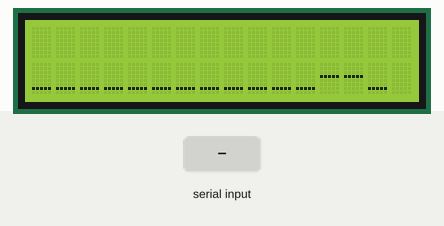
Bench run of a sketch on a simulated Arduino Uno, built with avr-gcc and run on an emulated ATmega328P. Parts: 16×2 character LCD. The test bench sets the inputs (shaded band). Random numbers use the default seed unless the sketch sets one; what the sketch prints to the serial monitor is not drawn.

Above: at 1.0 s.
1.1 s: "a" received over Serial
At 1.25 s:
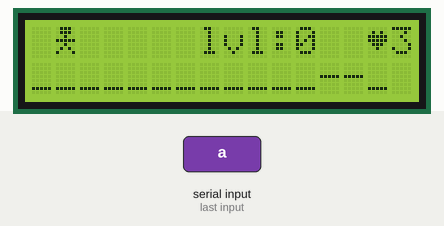
5.6 s: "a" received over Serial
At 6.04 s:
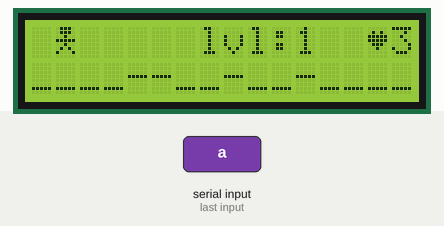
8.6 s: "a" received over Serial
At 8.97 s:
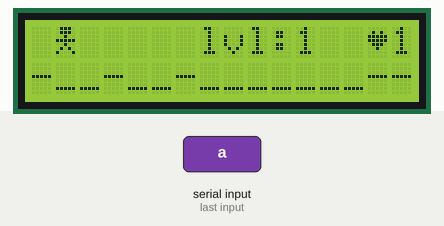
11.6 s: "b" received over Serial
At 20.1 s:
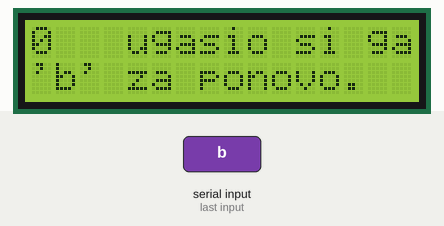
Timing chart, 0 to 20.7 s (numbered marks = the images above; inputs shaded):
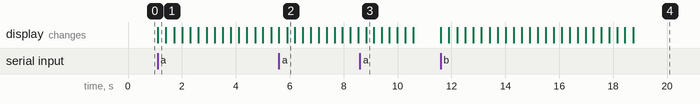

The sketch:

igrica_final_16.ino
```cpp
#include<LiquidCrystal.h>

LiquidCrystal lcd(8,9,4,5,6,7);
byte ciko1 [8] = {
B01110 ,
B01110 ,
B00100 ,
B11111 ,
B00100 ,
B01010 ,
B10001 ,
};
byte ciko2 [8] = {
B01110 ,
B01110 ,
B00101 ,
B01110 ,
B10100 ,
B01010 ,
B01010 ,
};
byte srce [8] = {
B00000 ,
B01010 ,
B11111 ,
B11111 ,
B01110 ,
B00100 ,
B00000 ,
};
byte prazno[8]={
B00000 ,
B00000 ,
B00000 ,
B00000 ,
B00000 ,
B00000 ,
B00000 ,
  };


int a[5],b,c=0,niz[15]={0},vr=300,lvl=0;
int ma=0;
void setup() {

  Serial.begin(9600);
  lcd.begin(16,2);
  lcd.createChar(0, ciko1);
    lcd.createChar(1, ciko2);
        lcd.createChar(2, srce);
         lcd.createChar(3, prazno);
  lcd.setCursor(0,0);
  randomSeed ( analogRead (0) ) ;
  //aa
  a[0]=random(1,14);
a[1]=random(1,14);
a[2]=random(1,14);
a[3]=random(1,14);
a[4]=random(1,14);
niz[a[0]]=1;
niz[a[1]]=1;
niz[a[2]]=1;
niz[a[3]]=1;
niz[a[4]]=1;
for(int d=0;d<16;d++)
{
  lcd.setCursor(d,1);
 if(niz[d]==0)
 {lcd.print("_");}
 if(niz[d]==1)
 {
  if(d<5 && ma<4){
  lcd.print("_");
  Serial.println("ojsasa");
 }else lcd.print("-");}
 }

 while(Serial.available()==0);
}


int i=0,zivoti=3,pd=0,dugme=0;
void loop() {

  if(zivoti>0)
  {
 char aa=0;
if(Serial.available()!=0)
{
  aa=Serial.read();
  }
  if(aa=='a')
  {
    dugme=1;

    }
    if(aa!='a')
    dugme=0;
lcd.setCursor (7, 0) ;
lcd.print("lvl:");
lcd.setCursor (11, 0) ;
lcd.print(lvl);
lcd.setCursor (14, 0) ;
lcd.write(byte(2));
lcd.setCursor (15 , 0) ;
lcd.print(zivoti);

if(dugme==0)
{
    lcd . setCursor (1 , 1) ;
 }
if(dugme!=0)
    {lcd . setCursor (1 , 0) ;
    pd=1;
    //dugme=0;
    }
//lcd.clear();
lcd.write(byte(0));
delay(vr);
  if(dugme==0 && niz[0]==1)
{

  }
//lcd.clear();
if(dugme==0)
{
    lcd . setCursor (1 , 1) ;
   // pd=0;
}
if(dugme!=0)
 {   lcd . setCursor (1 , 0) ;
 //pd=1;

 }
   if(dugme==0 && niz[1]==1)
{
lcd.write(byte(3));
  }
  else
  lcd.write(byte(1));
delay(vr);
if(pd==1)
{
  lcd.setCursor(1,0);
lcd.write(byte(3));
//pd=0;

  }


//aaaaaaaaa
//aaaaa
int temp;
niz[15]=niz[0];
niz[0]=niz[1];
niz[1]=niz[2];
niz[2]=niz[3];
niz[3]=niz[4];
niz[4]=niz[5];
niz[5]=niz[6];
niz[6]=niz[7];
niz[7]=niz[8];
niz[8]=niz[9];
niz[9]=niz[10];
niz[10]=niz[11];
niz[11]=niz[12];
niz[12]=niz[13];
niz[13]=niz[14];
niz[14]=niz[15];


for(int d=0;d<16;d++)
{
  lcd.setCursor(d,1);
 if(niz[d]==0)
 {lcd.print("_");}
 if(niz[d]==1)
 {if(ma<4 && d<5){
  lcd.print("_");
 }else lcd.print("-");
  }
 }

  if(dugme==0 && niz[0]==1)
{
  if(ma>=4)
  {
  pd=0;
  zivoti--;
  }
  }
   else if(dugme==1 && niz[0]==1)
{
  lvl++;
  }


i++;
ma++;
}
else
{zz:
 lcd.clear();
 lcd.setCursor(0,0);
 lcd.print(lvl);
 lcd.setCursor(3,0);
lcd.print(" ugasio si ga.");
 lcd.setCursor(0,1);
 lcd.print("'b' za ponovo.");
   while(Serial.available()==0);
   int bb=Serial.read();
   if(bb=='b')
   {
 //delay(5000);
 zivoti=3;
 vr=300;
 lvl=0;
 lcd.clear();
   }
   else goto zz;

}
if(vr>150)
vr--;
}
```

Measured:
- after the input at 1.1 s, the display: changes at once (image 1)
- after the input at 11.6 s, the display: first changes at once (image 4 shows a later state)
